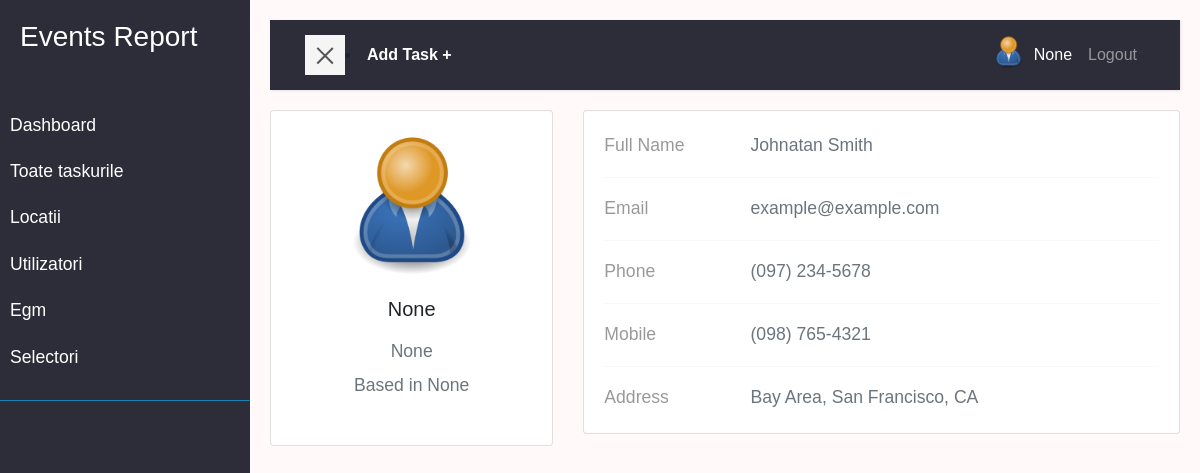
/user/account/ (signed in), run on an earlier commit of the app's database.
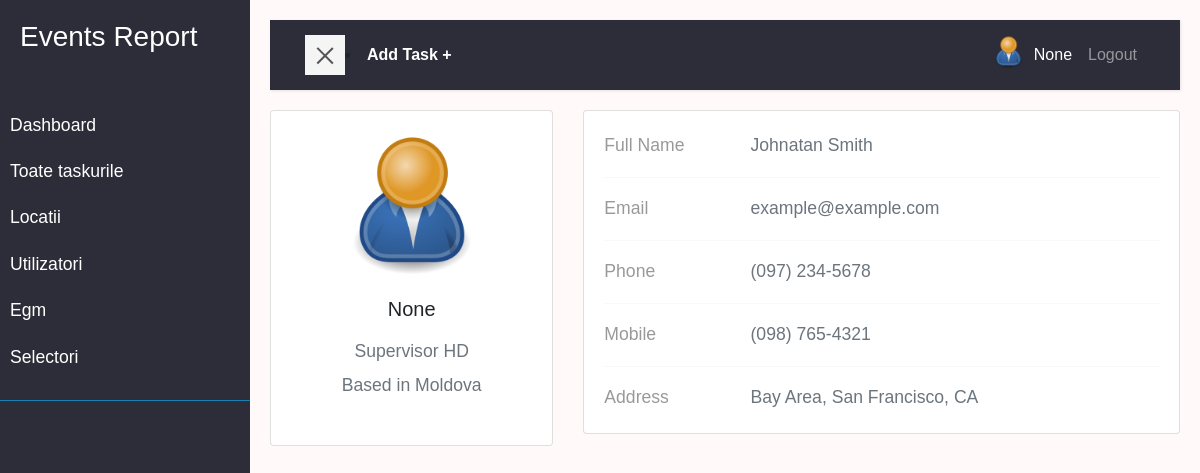
And on a later commit of the database.
### user/models.py (models this page shows, shortened)
class Profile(models.Model):
    user = models.OneToOneField(
        User, on_delete=models.CASCADE, null=True, blank=True)
    nume = models.CharField(max_length=200, blank=True, null=True)
    prenume = models.CharField(max_length=200, blank=True, null=True)
    email = models.EmailField(max_length=500, blank=True, null=True)
    username = models.CharField(max_length=200, blank=True, null=True)
    location = models.CharField(max_length=200, blank=True, null=True)
    functie = models.CharField(max_length=200, blank=True, null=True)
    profile_image = models.ImageField(null=True, blank=True, upload_to='profiles/', default='profiles/user-default.png')
    url_github = models.CharField(max_length=200, blank=True, null=True)
    url_facebook = models.CharField(max_length=200, blank=True, null=True)
    created = models.DateTimeField(auto_now_add=True)
    id = models.UUIDField(default=uuid.uuid4, unique=True,
                        primary_key=True, editable=False)
    class Meta:
        ordering = ['created']
    @property
    def imageURL(self):
        try:
            url = self.profile_image.url
        except:
            url = ''
        return url

### user/views.py (the view)
# urls.py: path('account/', views.userAccount, name='account'),
@login_required(login_url='login')
def userAccount(request):
    profile = request.user.profile
    context = {'profile': profile}
    return render(request, 'user/account.html', context)

### user/templates/user/account.html (shortened to what this page needs)
{% extends 'main.html' %}
{% block content %}
  <section >
      <div class="row">
        <div class="col-lg-4">
          <div class="card mb-4">
            <div class="card-body text-center">
              <img src="{{profile.imageURL}}" alt="avatar"
                class="rounded-circle img-fluid" style="width: 150px;">
              <h5 class="my-3">{{profile.nume}}</h5>
              <p class="text-muted mb-1">{{profile.functie}}</p>
              <p class="text-muted mb-4">Based in {{profile.location}}</p>
            </div>
          </div>
        </div>
        <div class="col-lg-8">
          <div class="card mb-4">
            <div class="card-body">
              <div class="row">
                <div class="col-sm-3">
                  <p class="mb-0">Full Name</p>
                </div>
                <div class="col-sm-9">
                  <p class="text-muted mb-0">Johnatan Smith</p>
                </div>
              </div>
              <hr>
              <div class="row">
                <div class="col-sm-3">
                  <p class="mb-0">Email</p>
                </div>
                <div class="col-sm-9">
                  <p class="text-muted mb-0">example@example.com</p>
                </div>
              </div>
              <hr>
              <div class="row">
                <div class="col-sm-3">
                  <p class="mb-0">Phone</p>
                </div>
                <div class="col-sm-9">
                  <p class="text-muted mb-0">(097) 234-5678</p>
                </div>
              </div>
              <hr>
              <div class="row">
                <div class="col-sm-3">
                  <p class="mb-0">Mobile</p>
                </div>
                <div class="col-sm-9">
                  <p class="text-muted mb-0">(098) 765-4321</p>
                </div>
              </div>
              <hr>
              <div class="row">
                <div class="col-sm-3">
                  <p class="mb-0">Address</p>
                </div>
                <div class="col-sm-9">
                  <p class="text-muted mb-0">Bay Area, San Francisco, CA</p>
                </div>
              </div>
            </div>
          </div>
        </div>
      </div>
  </section>
{% endblock content %}

What changed in the data, as far as the page shows it:
changed Profile "None": functie "None" → "Supervisor HD"; location "None" → "Moldova"
